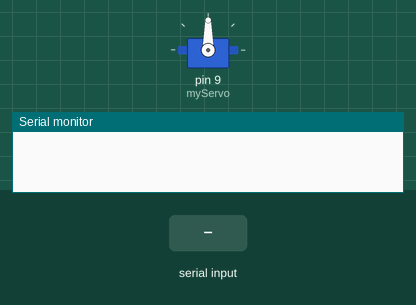
This sketch was run on a simulated Arduino Uno, built with avr-gcc and run on an emulated ATmega328P. Shown: servo, the last lines printed to the serial monitor. Inputs (shaded band) come from the test bench.

Above: at 1.2 s.
1.3 s: "1\n" received over Serial
At 1.7 s:
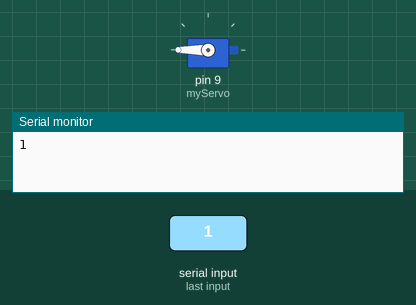
2.8 s: "0\n" received over Serial
At 4.0 s:
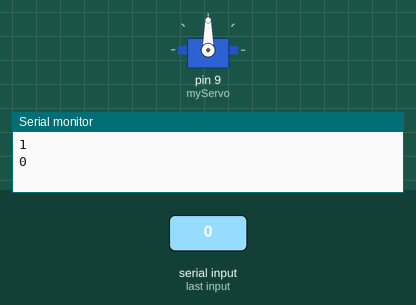
Timing chart, 0 to 5.8 s (numbered marks = the images above; inputs shaded):
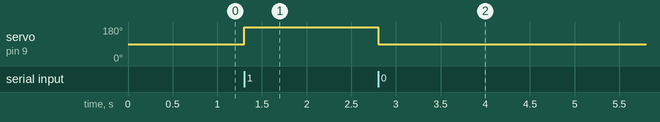

Measured:
- after the input at 1.3 s, servo on pin 9 (myServo): 90° → 180° at once
- after the input at 2.8 s, servo on pin 9 (myServo): 180° → 90° at once

The sketch:

umesh_design.ino
```cpp
#include<Servo.h>
char data = 0;
Servo myServo;
void setup() {
  Serial.begin(9600);
  myServo.attach(9);
}
void loop() {
  if(Serial.available() > 0)
  {
    data = Serial.read();
    Serial.print(data);
    Serial.print("\n");
    if(data == '1')
    {
      myServo.write(180);
    }
    else if(data ==  '0')
    {
      myServo.write(90);
    }
  }
}
```
